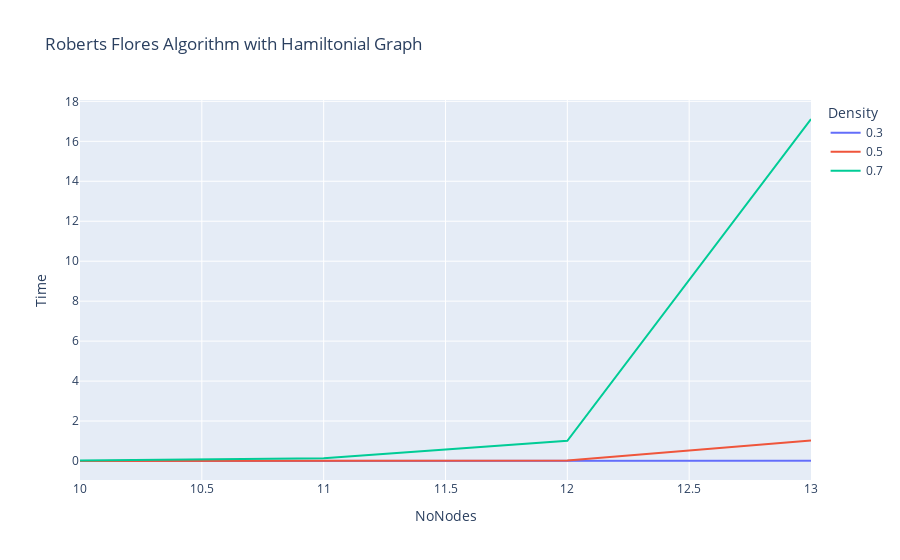

Notebook code cell kept with this figure:
### Code cell
showGraph(df, title="Roberts Flores Algorithm with Hamiltonial Graph", xLabel="NoNodes")

### Figure 1 — Plotly figure (JSON) as saved in the notebook; plotly's stock layout.template omitted (floating-point values rounded to 4 significant figures)
{"data": [{"hovertemplate": "Density=0.3<br>NoNodes=%{x}<br>Time=%{y}<extra></extra>", "legendgroup": "0.3", "line": {"color": "#636efa", "dash": "solid"}, "marker": {"symbol": "circle"}, "mode": "lines", "name": "0.3", "orientation": "v", "showlegend": true, "type": "scatter", "x": [10, 11, 12, 13], "xaxis": "x", "y": [0.0002892, 0.0001995, 0.002195, 0.01337], "yaxis": "y"}, {"hovertemplate": "Density=0.5<br>NoNodes=%{x}<br>Time=%{y}<extra></extra>", "legendgroup": "0.5", "line": {"color": "#EF553B", "dash": "solid"}, "marker": {"symbol": "circle"}, "mode": "lines", "name": "0.5", "orientation": "v", "showlegend": true, "type": "scatter", "x": [10, 11, 12, 13], "xaxis": "x", "y": [0.001052, 0.01199, 0.02147, 1.03], "yaxis": "y"}, {"hovertemplate": "Density=0.7<br>NoNodes=%{x}<br>Time=%{y}<extra></extra>", "legendgroup": "0.7", "line": {"color": "#00cc96", "dash": "solid"}, "marker": {"symbol": "circle"}, "mode": "lines", "name": "0.7", "orientation": "v", "showlegend": true, "type": "scatter", "x": [10, 11, 12, 13], "xaxis": "x", "y": [0.02286, 0.1338, 1.009, 17.12], "yaxis": "y"}], "layout": {"legend": {"title": {"text": "Density"}, "tracegroupgap": 0}, "title": {"text": "Roberts Flores Algorithm with Hamiltonial Graph"}, "xaxis": {"anchor": "y", "domain": [0, 1], "title": {"text": "NoNodes"}}, "yaxis": {"anchor": "x", "domain": [0, 1], "title": {"text": "Time"}}}}
